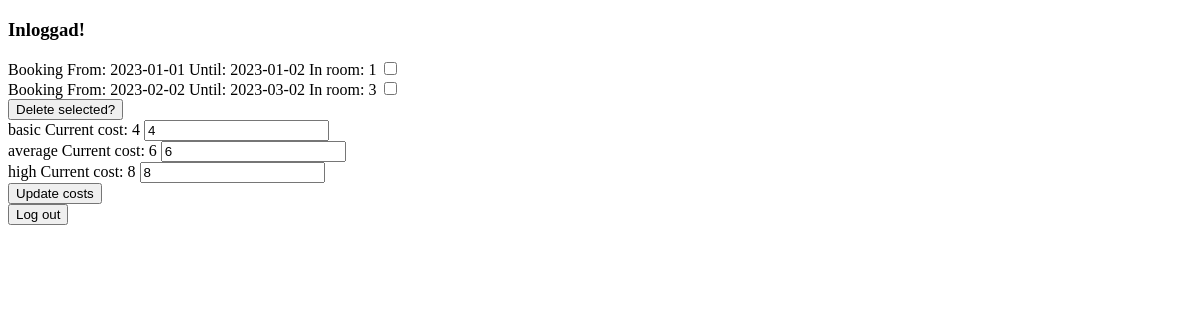
/admin.php (signed in), run on an earlier commit of the app's database.
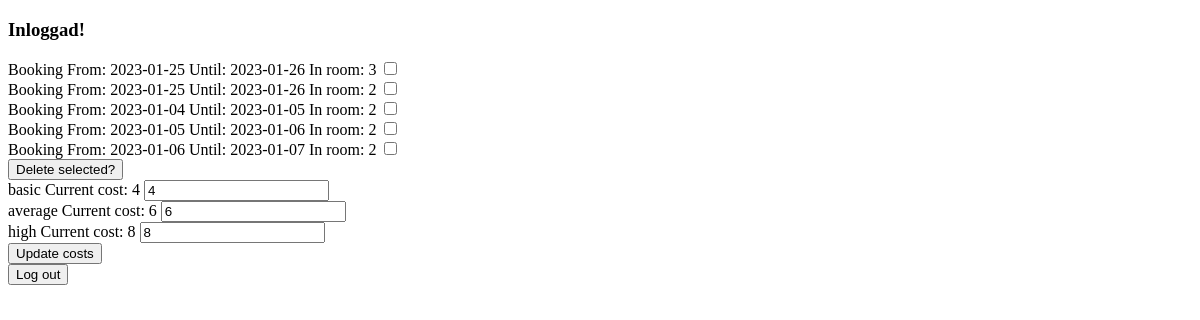
And on a later commit of the database.
### tables this page shows
CREATE TABLE bookings (
    id INTEGER primary key AUTOINCREMENT,
    room_number INTEGER,
    arrival_date DATE,
    departure_date DATE,
    name VARCHAR(30),
    comment VARCHAR(100)
    );

### hotelVariables.php (called while the page is built, shortened)
<?php
$data = json_decode(file_get_contents(__DIR__ . "/hotelVariables.txt"), true);
$rooms = $data["rooms"];

### admin.php (the view, shortened to what this page needs)
<?php
require "hotelFunctions.php";
require "hotelVariables.php";
$loggedIn = false;
if (isset($_SESSION["loggedIn"]) === true) $loggedIn = true;
if ($loggedIn === true) {
                    $db = connect("hotels.db");
}
if ($loggedIn === true) {
                    $statement = $db->prepare("SELECT * FROM bookings");
                    $statement->execute();
                    $bookings = $statement->fetchAll(PDO::FETCH_ASSOC);
}
?>
<!DOCTYPE html>
<html lang="en">
<head>
</head>
<body>
                    <?php if ($loggedIn != true) : ?>
                                        <form method="post" action="">
                                                            <label for="user">User</label>
                                                            <input type="text" name="user">
                                                            <label for="apiKey">API Key</label>
                                                            <input type="text" name="apiKey">
                                                            <button type="submit">Login</button>
                                        </form>
                    <?php else : ?>
                                        <form method="post" action="">
                                                            <h3>Inloggad!</h3>
                                                            <?php $i = 0;
                                                            foreach ($bookings as $booking) : $i++; ?>
                                                                                <label for="booking">Booking From: <?= $booking["arrival_date"] ?> Until: <?= $booking["departure_date"] ?> In room: <?= $booking["room_number"] ?></label>
                                                                                <input type="checkbox" name="<?= $booking['id'] ?>" value="delete">
                                                                                <br>
                                                            <?php endforeach;
                                                            if ($i > 0) : ?>
                                                                                <button type="submit">Delete selected?</button>
                                                            <?php endif ?>
                                        </form>
                                        <form method="post" action="">
                                                            <?php foreach ($rooms as $roomType => $room) : ?>
                                                                                <?= $roomType ?> Current cost: <?= $room["cost"] ?>
                                                                                <input type="number" name="<?= $roomType ?>NewCost" value=<?= $room["cost"] ?>>
                                                                                <br>
                                                            <?php endforeach ?>
                                                            <button type="submit">Update costs</button>
                                        </form>
                                        <form method="post" action="">
                                                            <button type="submit" name="logOut" value="logOut">Log out</button>
                                        </form>
                    <?php endif ?>
</body>
</html>

What changed in the data, as far as the page shows it:
removed bookings: arrival_date "2023-01-01", departure_date "2023-01-02", room_number "1"
removed bookings: arrival_date "2023-02-02", departure_date "2023-03-02", room_number "3"
added bookings: arrival_date "2023-01-25", departure_date "2023-01-26", room_number "3"
added bookings: arrival_date "2023-01-25", departure_date "2023-01-26", room_number "2"
added bookings: arrival_date "2023-01-04", departure_date "2023-01-05", room_number "2"
added bookings: arrival_date "2023-01-05", departure_date "2023-01-06", room_number "2"
added bookings: arrival_date "2023-01-06", departure_date "2023-01-07", room_number "2"
